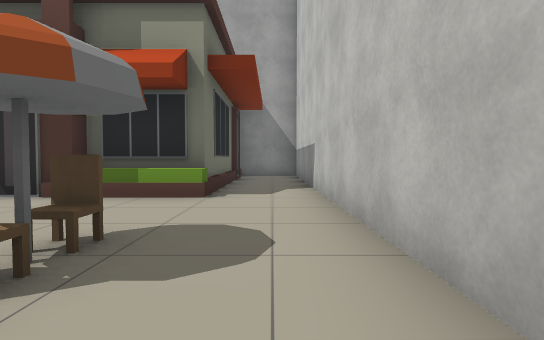
view 1 (above)

23 first-person views from a walk through a Unity game level. The camera is 1.2 m above the floor, tilts 2° down and sees 80° across. The floor is counted in squares, 2 m on a side. Each view is taken from the middle of a square. On the plan, view 1 faces up. The plan holds only what a view shows up to about 10 squares ahead; the rest is blank. The place goes on beyond the plan. Some animated figures are left out. Some surface patterns are stand-ins.

view 2
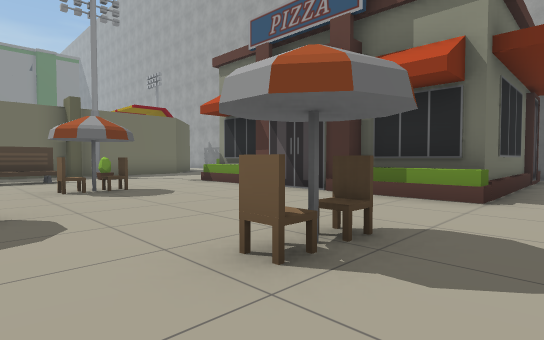

view 3
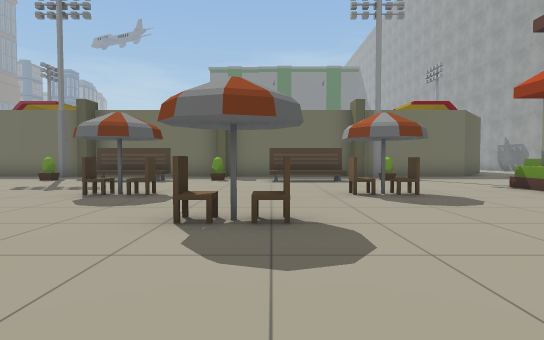

view 4
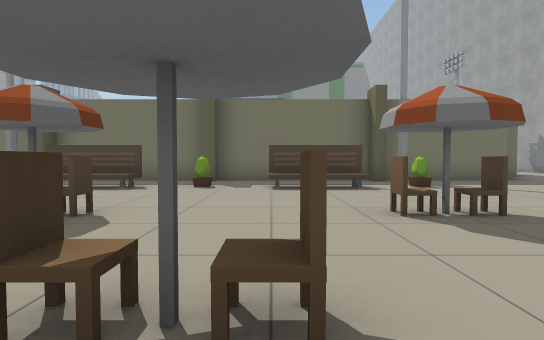

view 5
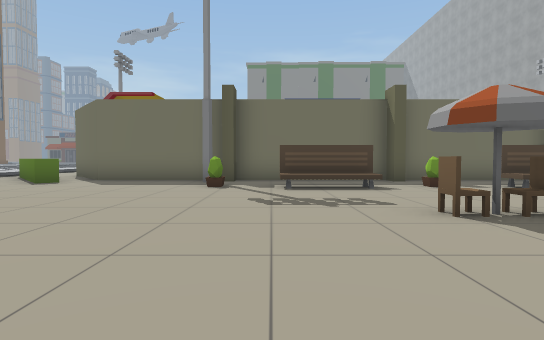

view 6
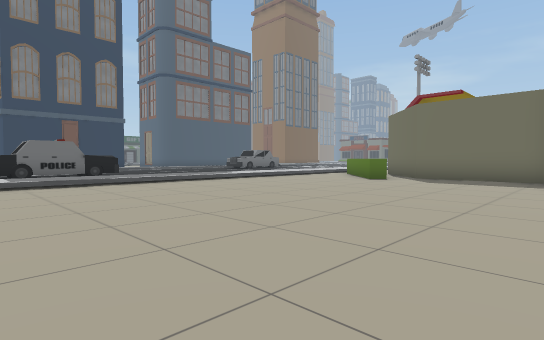

view 7
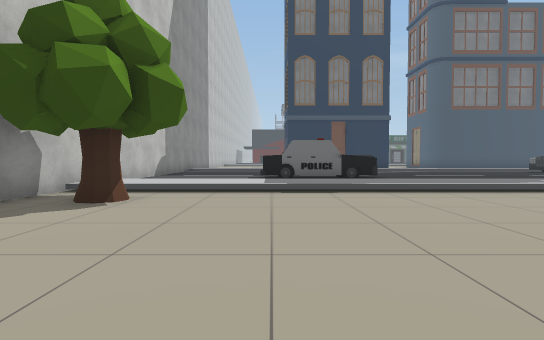

view 8
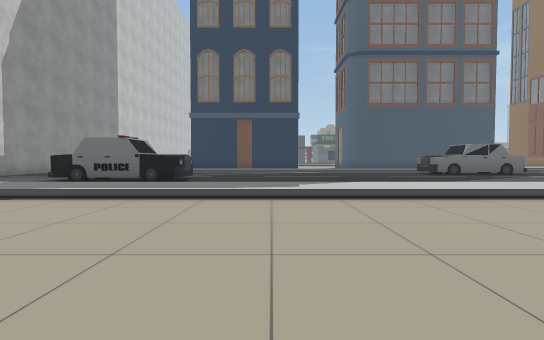

view 9
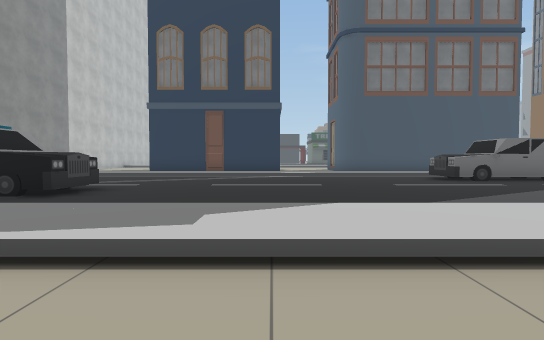

view 10
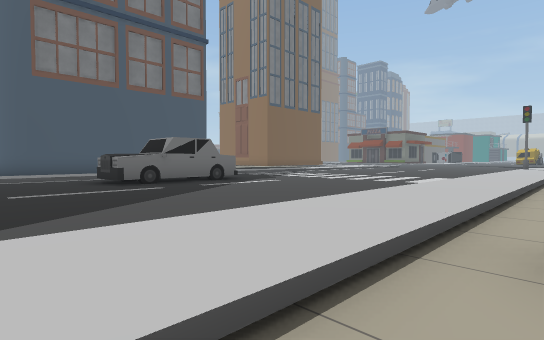

view 11
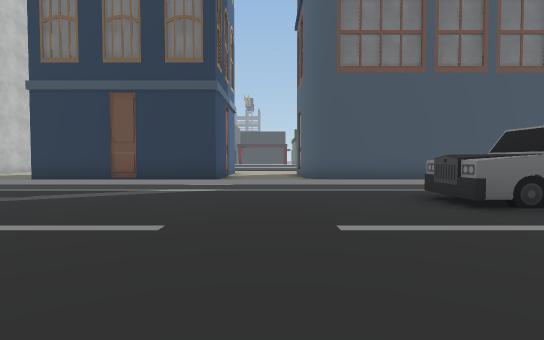

view 12
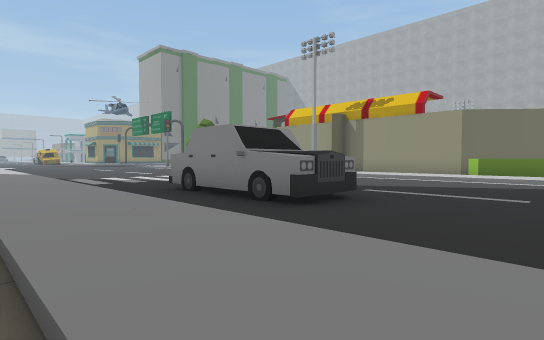

view 13
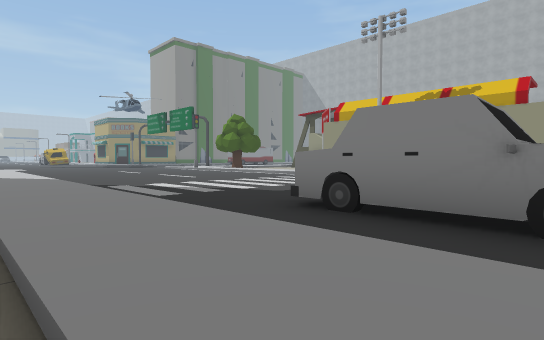

view 14
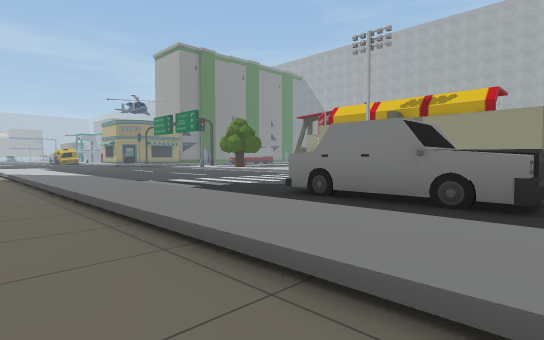

view 15
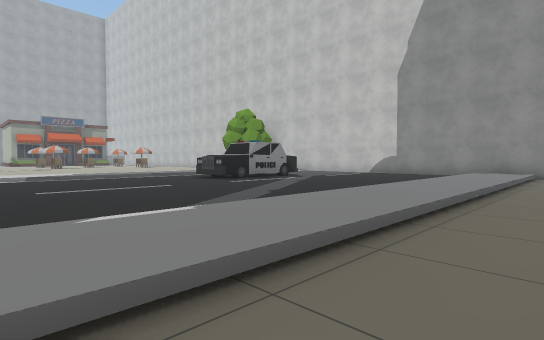

view 16
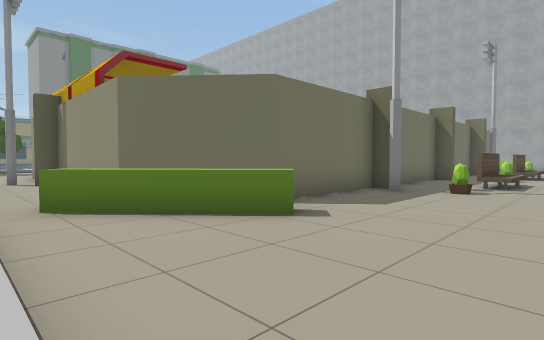

view 17
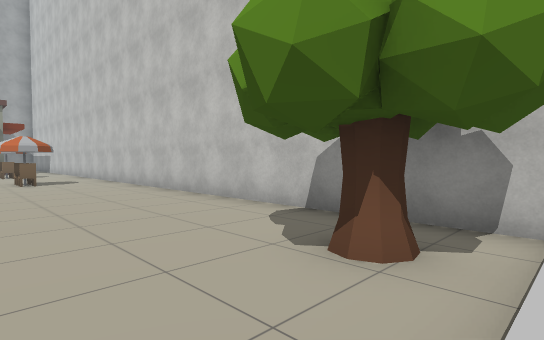

view 18
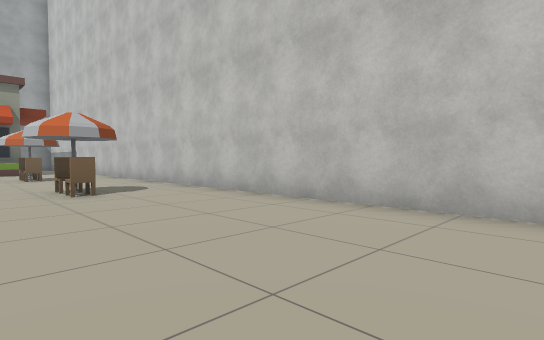

view 19
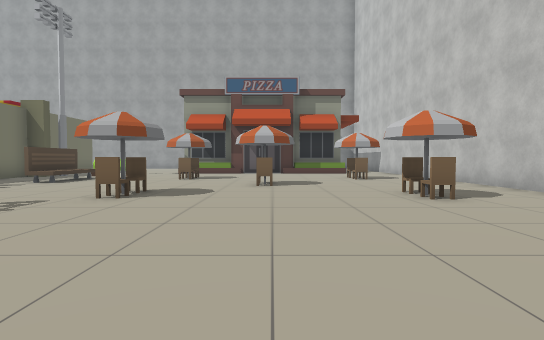

view 20
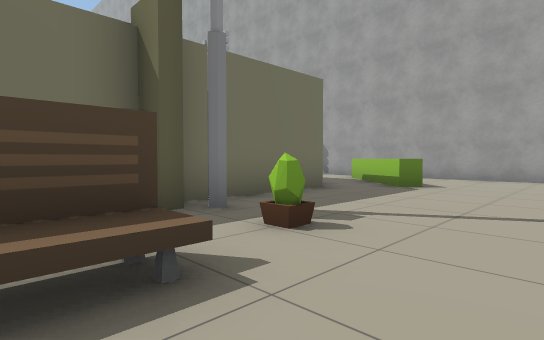

view 21
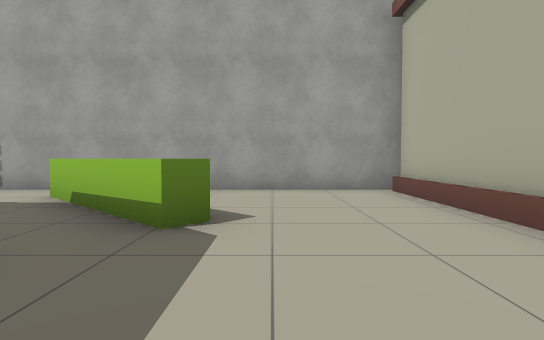

view 22
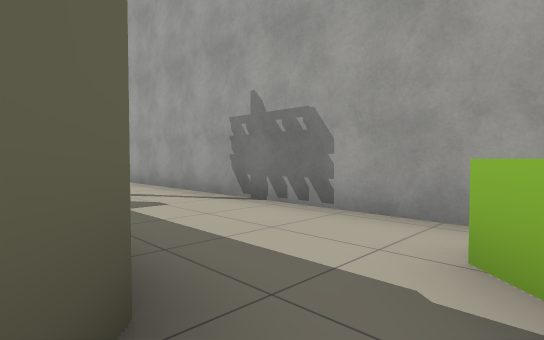

view 23
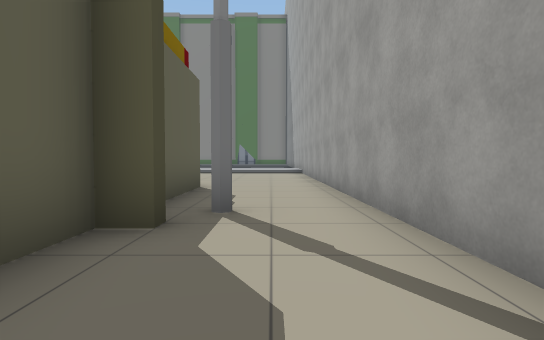

### Floor plan
Key: @ floor where view 1 was taken; # wall or solid block; x gap in a wall; . main floor; : floor 0.25 m higher than the main floor; / step, stairs or slope; ^ raised ledge; C chair; B bench; A car; O other object.
Columns run from 26 left of view 1 to 1 right of it. Each row starts with its distance up from view 1.
 12 ####################
 11 .............  ....#     #
 10 .............O ....#     #.#
  9 ......##......O ...#     #.#
  8  ..######   #..O...#     #.#
  7             ##.....#     #.#
  6              ##....##  ###.#
  5               #.... ####^^.#
  4               #............#
  3               #xO..........#
  2               #.B..C.....C.#
  1               #.B..........#
  0               #.B.....#...@#
 -1               #.O..........#
 -2               #............#
 -3               #.B...C....C.#
 -4               #.B..........#
 -5               #.B..........#
 -6               #.O..........#
 -7               #............#
 -8               #............#
 -9               #............#
-10              ##............#
-11             ##OO...........#
-12       #######OO............#
-13       /......O...........#/#
-14    ////////////////////////#
-15    ::::::::::::::::::::::::#
-16      .................     #
-17      ...............AAAA...#
-18     ................AAAA...#
-19    ........................
-20   ........AAA............
-21  .........AAA.............
-22 ...........................
-23 :::::::::::::::::::::::::::#
-24 ///////////////////////////#
-25         ...... ......
-26                  ######

Positions as (right, up) in squares from view 1, and headings:
1: (0, 0), facing up
2: (0, 0), facing up-left
3: (-1, 0), facing left
4: (-3, 0), facing left
5: (-3, -5), facing left
6: (-2, -6), facing down-left
7: (-3, -8), facing down
8: (-8, -9), facing down
9: (-9, -12), facing down
10: (-11, -13), facing down-left
11: (-11, -16), facing down
12: (-11, -24), facing up-left
13: (-14, -24), facing up-left
14: (-13, -25), facing up-left
15: (-11, -25), facing up-right
16: (-8, -14), facing up-left
17: (-3, -14), facing up-right
18: (-3, -9), facing up-right
19: (-4, -8), facing up
20: (-8, 1), facing up-left
21: (-10, 5), facing up
22: (-13, 8), facing up-left
23: (-16, 10), facing left
